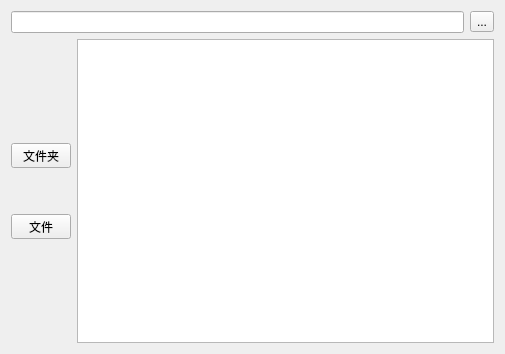
<?xml version="1.0" encoding="UTF-8"?>
<ui version="4.0">
 <class>Widget</class>
 <widget class="QWidget" name="Widget">
  <property name="geometry">
   <rect>
    <x>0</x>
    <y>0</y>
    <width>505</width>
    <height>354</height>
   </rect>
  </property>
  <property name="windowTitle">
   <string>Widget</string>
  </property>
  <layout class="QGridLayout" name="gridLayout">
   <item row="0" column="0">
    <layout class="QVBoxLayout" name="verticalLayout_2">
     <item>
      <layout class="QHBoxLayout" name="horizontalLayout_2">
       <item>
        <widget class="QLineEdit" name="lineEdit"/>
       </item>
       <item>
        <widget class="QToolButton" name="open_dir_button">
         <property name="text">
          <string>...</string>
         </property>
        </widget>
       </item>
      </layout>
     </item>
     <item>
      <layout class="QHBoxLayout" name="horizontalLayout">
       <item>
        <layout class="QVBoxLayout" name="verticalLayout">
         <item>
          <spacer name="verticalSpacer">
           <property name="orientation">
            <enum>Qt::Vertical</enum>
           </property>
           <property name="sizeHint" stdset="0">
            <size>
             <width>20</width>
             <height>40</height>
            </size>
           </property>
          </spacer>
         </item>
         <item>
          <widget class="QToolButton" name="dir_button">
           <property name="sizePolicy">
            <sizepolicy hsizetype="Fixed" vsizetype="Fixed">
             <horstretch>0</horstretch>
             <verstretch>0</verstretch>
            </sizepolicy>
           </property>
           <property name="minimumSize">
            <size>
             <width>60</width>
             <height>0</height>
            </size>
           </property>
           <property name="text">
            <string>文件夹</string>
           </property>
          </widget>
         </item>
         <item>
          <spacer name="verticalSpacer_3">
           <property name="orientation">
            <enum>Qt::Vertical</enum>
           </property>
           <property name="sizeType">
            <enum>QSizePolicy::Fixed</enum>
           </property>
           <property name="sizeHint" stdset="0">
            <size>
             <width>20</width>
             <height>40</height>
            </size>
           </property>
          </spacer>
         </item>
         <item>
          <widget class="QToolButton" name="file_button">
           <property name="minimumSize">
            <size>
             <width>60</width>
             <height>0</height>
            </size>
           </property>
           <property name="text">
            <string>文件</string>
           </property>
          </widget>
         </item>
         <item>
          <spacer name="verticalSpacer_2">
           <property name="orientation">
            <enum>Qt::Vertical</enum>
           </property>
           <property name="sizeHint" stdset="0">
            <size>
             <width>20</width>
             <height>40</height>
            </size>
           </property>
          </spacer>
         </item>
        </layout>
       </item>
       <item>
        <widget class="QTableView" name="tableView"/>
       </item>
      </layout>
     </item>
    </layout>
   </item>
  </layout>
 </widget>
 <layoutdefault spacing="6" margin="11"/>
 <resources/>
 <connections/>
</ui>
